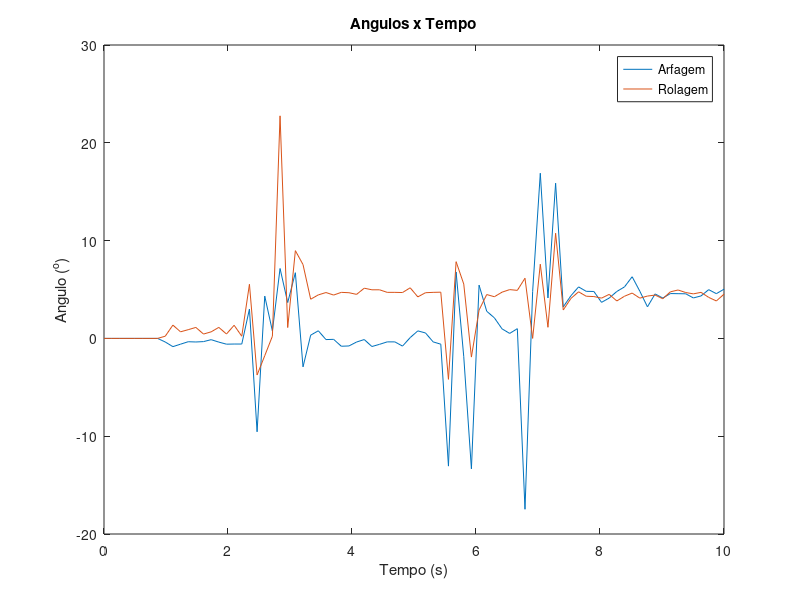
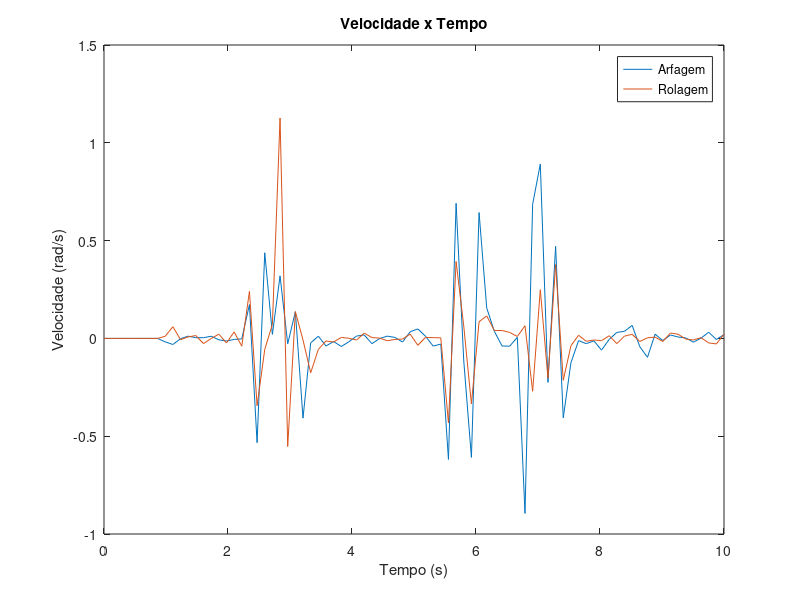
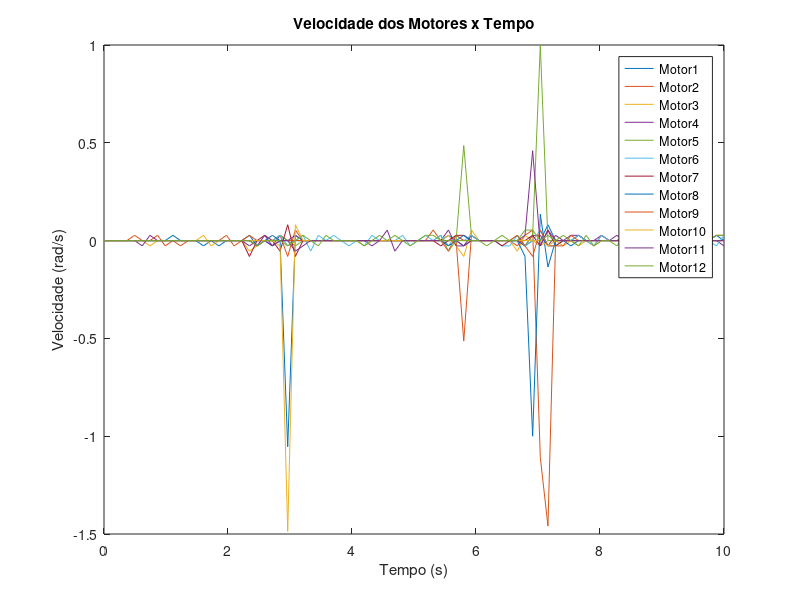

Recreate these plots in MATLAB, in order.
clear all
close all
load('data.mat');
size = num2str(pitch_angle_size-1);
tsim = 10;
eval(['pitch_angle' '=' 'pitch_angle_0_' num2str(size) ';']);
eval(['roll_angle' '=' 'roll_angle_0_' num2str(size) ';']);
eval(['pitch_speed' '=' 'pitch_speed_0_' num2str(size) ';']);
eval(['roll_speed' '=' 'roll_speed_0_' num2str(size) ';']);

t = (0:length(pitch_angle)-1)*tsim/(length(pitch_angle)-1);

plot(t,pitch_angle);
hold on
plot(t,roll_angle);
legend('Arfagem','Rolagem');
title('Angulos x Tempo');
xlabel('Tempo (s)');
ylabel('Angulo (^o)');

figure

plot(t,pitch_speed);
hold on
plot(t,roll_speed);
legend('Arfagem','Rolagem');
title('Velocidade x Tempo');
xlabel('Tempo (s)');
ylabel('Velocidade (rad/s)');

figure


for i=1:12
size = num2str(v_motor1_size-1);
eval(['size' '=' 'num2str(v_motor' num2str(i) '_size -1);']);
eval(['v_motor' '=' 'v_motor' num2str(i) '_0_' num2str(size) ';']);
t = (0:length(v_motor)-1)*tsim/(length(v_motor)-1);
plot(t,v_motor);
hold on
end
legend('Motor1','Motor2','Motor3','Motor4','Motor5','Motor6','Motor7','Motor8','Motor9','Motor10','Motor11','Motor12');
title('Velocidade dos Motores x Tempo');
xlabel('Tempo (s)');
ylabel('Velocidade (rad/s)');